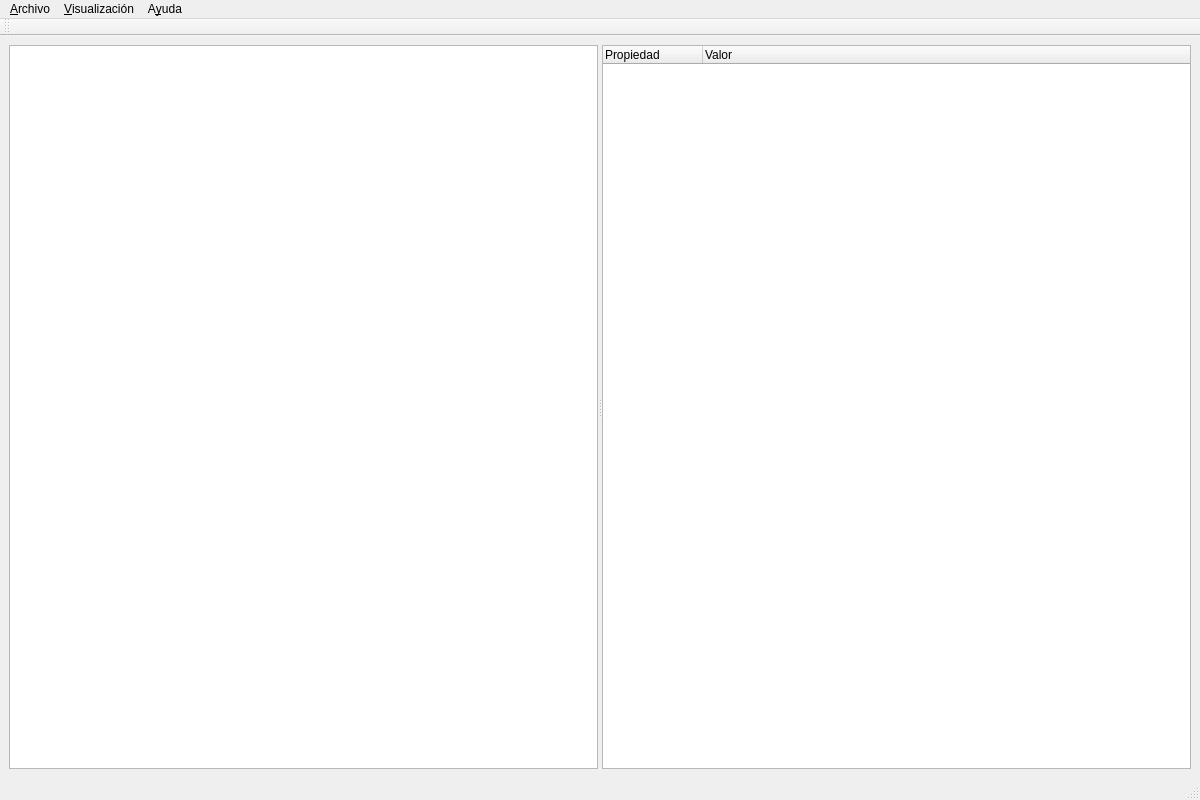
<?xml version="1.0" encoding="UTF-8"?>
<ui version="4.0">
 <class>VentanaPrincipal</class>
 <widget class="QMainWindow" name="VentanaPrincipal">
  <property name="geometry">
   <rect><x>0</x><y>0</y><width>1200</width><height>800</height></rect>
  </property>
  <property name="windowTitle"><string>Sólo otro simple visor de metadatos</string></property>
  <widget class="QWidget" name="widgetCentral">
   <layout class="QHBoxLayout" name="disposicionHorizontal">
    <item>
     <widget class="QSplitter" name="divisor">
      <property name="orientation"><enum>Qt::Horizontal</enum></property>
      <widget class="VistaGraficaNivelAmpliacion" name="vistaGrafica"/>
      <widget class="QTreeWidget" name="arbolMetadatos">
       <column><property name="text"><string>Propiedad</string></property></column>
       <column><property name="text"><string>Valor</string></property></column>
      </widget>
     </widget>
    </item>
   </layout>
  </widget>
  <widget class="QMenuBar" name="barraMenus">
   <widget class="QMenu" name="menuArchivo">
    <property name="title"><string>&amp;Archivo</string></property>
    <addaction name="accionAbrir"/>
    <addaction name="accionCerrar"/>
    <addaction name="separator"/>
    <addaction name="accionImprimirImagen"/>
    <addaction name="accionImprimirMetadatos"/>
    <addaction name="accionExportarMetadatos"/>
    <addaction name="separator"/>
    <addaction name="accionSalir"/>
   </widget>
   <widget class="QMenu" name="menuVisualizacion">
    <property name="title"><string>&amp;Visualización</string></property>
    <addaction name="accionSiguienteImagen"/>
    <addaction name="accionImagenAnterior"/>
    <addaction name="separator"/>
    <addaction name="accionAcercar"/>
    <addaction name="accionAlejar"/>
    <addaction name="accionAjustarVentana"/>
    <addaction name="separator"/>
    <addaction name="accionRotarDerecha"/>
    <addaction name="accionRotarIzquierda"/>
    <addaction name="separator"/>
    <addaction name="accionPantallaCompleta"/>
    <addaction name="accionPresentacion"/>
    <addaction name="separator"/>
    <addaction name="accionAlternarMetadatos"/>
   </widget>
   <widget class="QMenu" name="menuAyuda">
    <property name="title"><string>A&amp;yuda</string></property>
    <addaction name="accionAtajos"/>
    <addaction name="accionAcercaDe"/>
   </widget>
   <addaction name="menuArchivo"/>
   <addaction name="menuVisualizacion"/>
   <addaction name="menuAyuda"/>
  </widget>
  <widget class="QToolBar" name="barraHerramientas">
   <property name="windowTitle"><string>Barra de herramientas</string></property>
   <attribute name="toolBarArea"><enum>TopToolBarArea</enum></attribute>
   <attribute name="toolBarBreak"><bool>false</bool></attribute>
  </widget>
  <widget class="QStatusBar" name="barraEstado"/>

  <!-- ============ Acciones del menú Archivo ============ -->
  <action name="accionAbrir">
   <property name="text"><string>&amp;Abrir...</string></property>
   <property name="shortcut"><string>Ctrl+O</string></property>
  </action>
  <action name="accionCerrar">
   <property name="text"><string>&amp;Cerrar</string></property>
   <property name="shortcut"><string>Ctrl+W</string></property>
  </action>
  <action name="accionSalir">
   <property name="text"><string>&amp;Salir</string></property>
   <property name="shortcut"><string>Ctrl+Q</string></property>
  </action>
  <action name="accionImprimirImagen">
   <property name="text"><string>&amp;Imprimir imagen...</string></property>
   <property name="enabled"><bool>false</bool></property>
  </action>
  <action name="accionImprimirMetadatos">
   <property name="text"><string>Imprimir &amp;metadatos...</string></property>
   <property name="enabled"><bool>false</bool></property>
  </action>
  <action name="accionExportarMetadatos">
   <property name="text"><string>&amp;Exportar metadatos...</string></property>
   <property name="shortcut"><string>Ctrl+E</string></property>
   <property name="enabled"><bool>false</bool></property>
   <property name="toolTip"><string>Guardar los metadatos de la imagen actual en un archivo de texto</string></property>
  </action>

  <!-- ============ Acciones del menú Visualización ============ -->
  <action name="accionSiguienteImagen">
   <property name="text"><string>Imagen &amp;siguiente</string></property>
   <property name="shortcut"><string>Space</string></property>
  </action>
  <action name="accionImagenAnterior">
   <property name="text"><string>Imagen &amp;anterior</string></property>
   <property name="shortcut"><string>Backspace</string></property>
  </action>
  <action name="accionAcercar">
   <property name="text"><string>&amp;Acercar</string></property>
  </action>
  <action name="accionAlejar">
   <property name="text"><string>&amp;Alejar</string></property>
  </action>
  <action name="accionAjustarVentana">
   <property name="text"><string>&amp;Ajustar a ventana</string></property>
   <property name="shortcut"><string>Ctrl+0</string></property>
  </action>
  <action name="accionRotarDerecha">
   <property name="text"><string>Rotar 90º a la &amp;derecha</string></property>
   <property name="shortcut"><string>R</string></property>
  </action>
  <action name="accionRotarIzquierda">
   <property name="text"><string>Rotar 90º a la &amp;izquierda</string></property>
   <property name="shortcut"><string>Shift+R</string></property>
  </action>
  <action name="accionPantallaCompleta">
   <property name="text"><string>Modo &amp;pantalla completa</string></property>
   <property name="shortcut"><string>F11</string></property>
  </action>
  <action name="accionPresentacion">
   <property name="text"><string>Modo prese&amp;ntación</string></property>
   <property name="shortcut"><string>F5</string></property>
   <property name="checkable"><bool>true</bool></property>
  </action>
  <action name="accionAlternarMetadatos">
   <property name="text"><string>Mostrar &amp;metadatos</string></property>
   <property name="shortcut"><string>M</string></property>
   <property name="checkable"><bool>true</bool></property>
   <property name="checked"><bool>true</bool></property>
  </action>

  <!-- ============ Acciones del menú Ayuda ============ -->
  <action name="accionAtajos">
   <property name="text"><string>&amp;Atajos de teclado</string></property>
   <property name="shortcut"><string>F1</string></property>
  </action>
  <action name="accionAcercaDe">
   <property name="text"><string>Acerca de...</string></property>
  </action>
 </widget>
 <resources/>
 <connections/>
 <customwidgets>
  <customwidget>
   <class>VistaGraficaNivelAmpliacion</class>
   <extends>QGraphicsView</extends>
   <header>vistagraficanivelampliacion.h</header>
  </customwidget>
 </customwidgets>
</ui>
